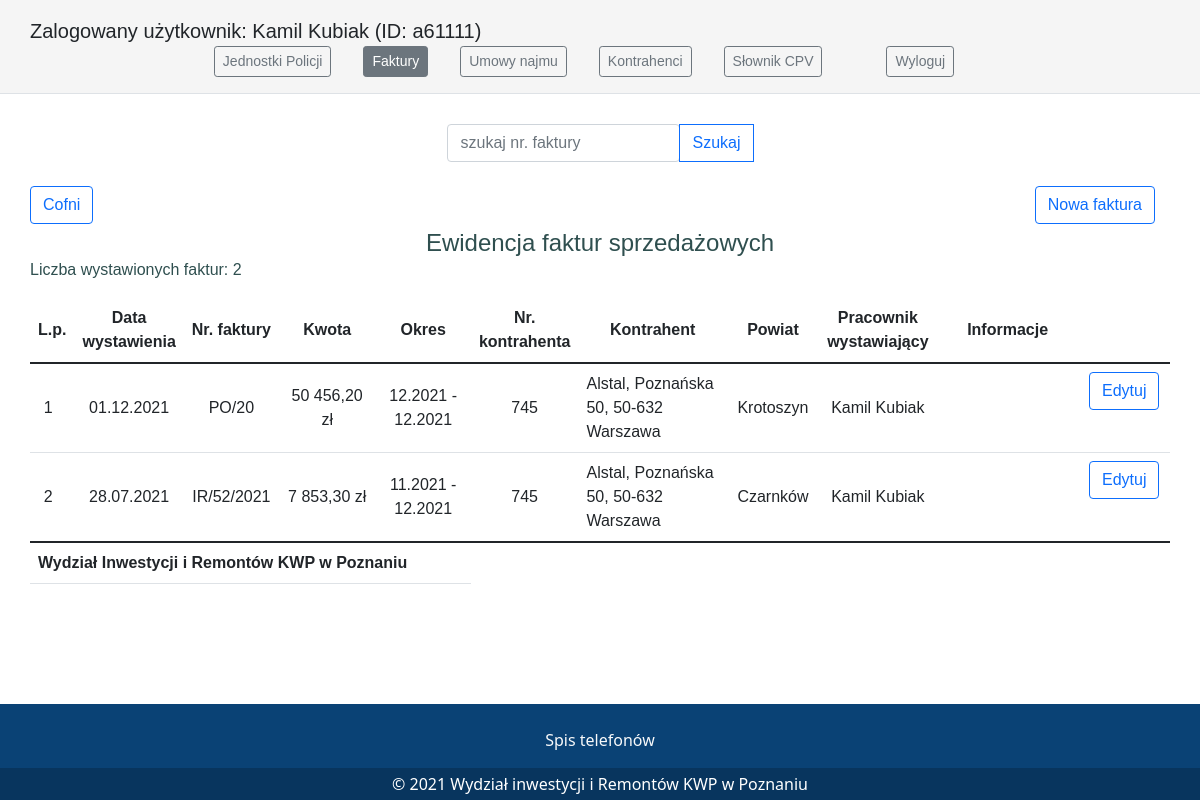
Before: /invoices/invoicesselllist/ (signed in) with the older database file.
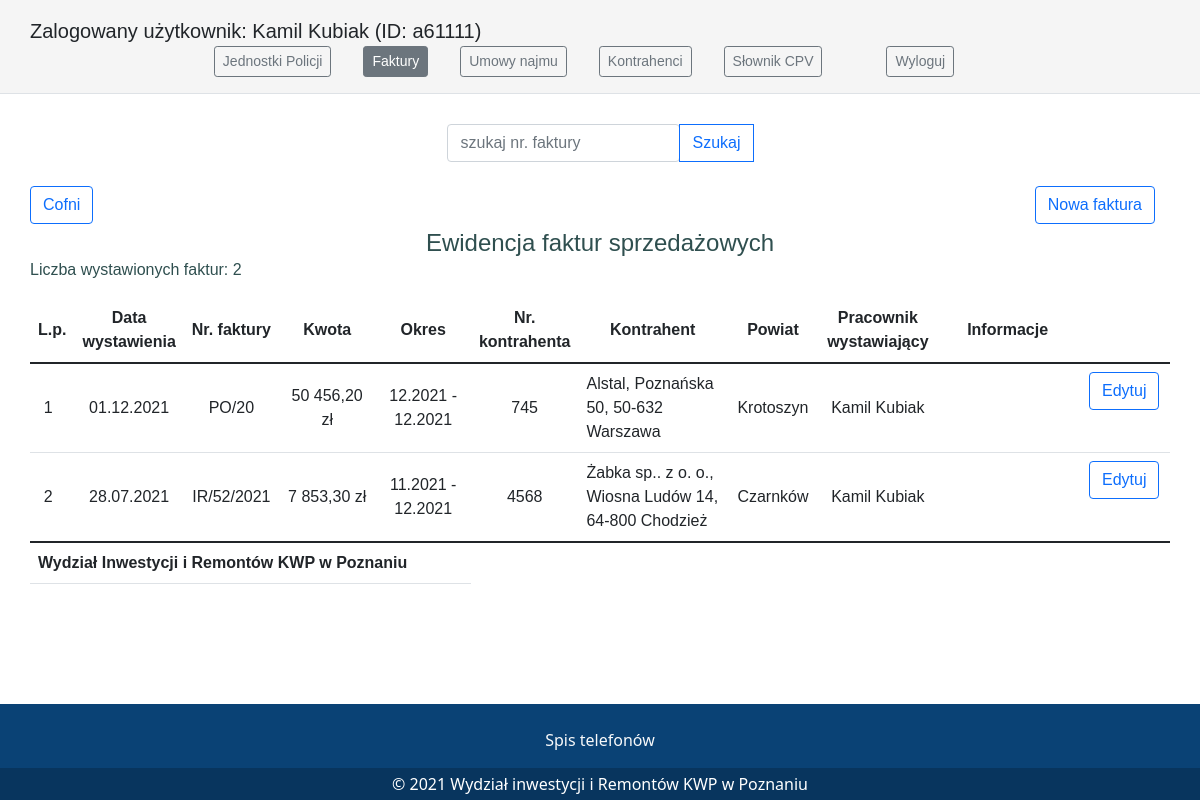
After: the same page with the newer database file.
### invoices/models.py (models this page shows, shortened)
class Invoicesell(models.Model):
    class Meta:
        verbose_name = "Faktura sprzedaży"
        verbose_name_plural = "Faktury - sprzedaż"
    data = models.DateField("Data wystawienia")
    noinvoice = models.CharField("Nr. faktury", max_length=11)
    contractor = models.ForeignKey(Contractor, on_delete=models.CASCADE, verbose_name="Kontrahent",
                                   related_name='invoicesell')
    sum = models.DecimalField("Kwota", max_digits=10, decimal_places=2, null=True, blank=True)
    powiat = models.ForeignKey("units.Powiat", on_delete=models.CASCADE, verbose_name="Powiat",
                               related_name='invoicesell')
    period_from = models.DateField("Okres od")
    period_to = models.DateField("Okres do")
    creator = models.ForeignKey("invoices.Creator", on_delete=models.CASCADE, verbose_name="Osoba wystawiająca",
                                related_name='invoicesell')
    comments = models.TextField("Informacje", blank=True, default="")
    create = models.DateTimeField("Data utworzenia", auto_now_add=True)
    change = models.DateTimeField("Zmiana", auto_now=True)
    autor = models.ForeignKey("auth.User", on_delete=models.CASCADE, related_name='invoicebuy')

class Creator(models.Model):
    class Meta:
        verbose_name = "Pracownik"
        verbose_name_plural = "Wystawcy faktur - sprzedaż"
    creator = models.CharField(max_length=20)
    def __str__(self):
        return f'{self.creator}'

### contractors/models.py (models this page shows)
class Contractor(models.Model):
    class Meta:
        verbose_name = "Kontrahenci"
        verbose_name_plural = "Kontrahenci"
        ordering = ['nazwa']
    nocuntractor = models.CharField("Nr. kontrahenta", max_length=10, null=False, unique=True)
    nazwa = models.CharField("Nazwa", max_length=30, null=True)
    nip = models.CharField("NIP", max_length=10, null=True, blank=True)
    adres = models.CharField("Adres", max_length=30, null=True)
    kod_pocztowy = models.CharField("Kod pocztowy", max_length=6, null=True)
    miasto = models.CharField("Miasto", max_length=20, null=True)
    informacje = models.TextField("Informacje", null=True, blank=True, default="")
    data_utworzenia = models.DateTimeField(auto_now_add=True)
    autor = models.ForeignKey("auth.User", on_delete=models.CASCADE)
    def __str__(self):
        return f'{self.nazwa}, {self.adres}, {self.kod_pocztowy} {self.miasto}'

### units/models.py (models this page shows)
class Powiat(models.Model):
    class Meta:
        verbose_name = "Powiat"
        verbose_name_plural = "Powiaty"
    swop_id = models.CharField(max_length=4)
    powiat = models.CharField(max_length=15, null=False)
    def __str__(self):
        return f'{self.powiat}'

### invoices/views.py (the view)
# urls.py: path("invoicesselllist/", sell_invoiceslist, name="sell_invoices_list"),
@login_required
def sell_invoiceslist(request):
    invoicessell = Invoicesell.objects.all().order_by("-data")
    query = "Wyczyść"
    search = "Szukaj"
    invoicessellsum = len(invoicessell)
    context = {"invoices": invoicessell,
               "invoicessellsum": invoicessellsum,
               "sell": True}
    q = request.GET.get("q")
    if q:
        invoicessell = invoicessell.filter(noinvoice__icontains=q) | invoicessell.filter(
            sum__icontains=q) | invoicessell.filter(data__icontains=q)
        return render(request, "invoices/invoicesselllist.html", {"invoices": invoicessell,
                                                                  "invoicessellsum": invoicessellsum,
                                                                  "sell": True, "query": query})
    else:
        return render(request, "invoices/invoicesselllist.html", {"invoices": invoicessell,
                                                                  "invoicessellsum": invoicessellsum,
                                                                  "sell": True, "search": search})

### invoices/templates/invoices/invoicesselllist.html (shortened to what this page needs)
{% extends 'base.html' %}
{% load humanize %}
{% load static %}
{% block content %}
<section class="w-100 p-4 pb-4 d-flex justify-content-center align-items-center flex-column">
    <div>
        <form method="get">
            <div class="input-group">
                <input name="q" id="q" type="text" class="form-control rounded" placeholder="szukaj nr. faktury"
                       aria-label="Search" aria-describedby="search-addon">
                <button type="submit" class="btn btn-outline-primary">{{query}}{{search}}</button>
            </div>
        </form>
    </div>
</section>
<div class="row">
    <div class="col-md-6 moj-button-left"><a href="{%url 'invoices:menu_invoices'%}"><button type="button" class="btn btn-outline-primary">Cofni</button></a></div>
    <div class="col-md-6 moj-button-right"><a id="button-nowa-umowa" href="{%url 'invoices:new_invoicesell'%}"><button class="btn btn-outline-primary button-choise-contracts">Nowa faktura</button></a></div>
</div>
<div class="kontrahenci-title">
    <h4>Ewidencja faktur sprzedażowych</h4>
    <p>Liczba wystawionych faktur: {{invoicessellsum}}</p>
</div>
<div>
<table class="table table-hover my-table">
    <thead>
    <tr class="my-table-tr text-center">
        <th align="center" valign="middle" width="40" scope="col">L.p.</th>
        <th align="center" valign="middle" width="80" scope="col">Data wystawienia</th>
        <th align="center" valign="middle" width="100" scope="col">Nr. faktury</th>
        <th align="center" valign="middle" width="150" scope="col">Kwota</th>
        <th align="center" valign="middle" width="220" scope="col" >Okres</th>
        <th align="center" valign="middle" width="80" scope="col">Nr. kontrahenta</th>
        <th align="center" valign="middle" width="420" scope="col">Kontrahent</th>
        <th align="center" valign="middle" width="120" scope="col">Powiat</th>
        <th align="center" valign="middle" width="120" scope="col">Pracownik wystawiający</th>
        <th align="center" valign="middle" width="400" scope="col">Informacje</th>
    </tr>
    </thead>
    <tbody>
    {% for invoice in invoices %}
    <tr class="my-table-tr">
        <td align="center" valign="middle"scope="row"></td>
        <td align="center" valign="middle"><span>{{invoice.data|date:"d.m.Y"}}</span></td>
        <td align="center" valign="middle"><span>{{invoice.noinvoice|default_if_none:''}}</span></td>
        <td align="center" valign="middle"><span>{{invoice.sum|intcomma}} zł</span></td>
        <td align="center" valign="middle"><span>{{invoice.period_from|date:"m.Y"}} - {{invoice.period_to|date:"m.Y"}}</span></td>
        <td align="center" valign="middle"><span>{{invoice.contractor.nocuntractor}}</span></td>
        <td valign="middle"><span>{{invoice.contractor}}</span></td>
        <td align="center" valign="middle">{{invoice.powiat}}</td>
        <td align="center" valign="middle"><span>{{invoice.creator}}</span></td>
        <td align="center" valign="middle"></td>
        <td width="120" class="text-center">
            <a href="{%url 'invoices:edit_invoicesell' invoice.id %}"><button type="submit" class="btn btn-outline-primary">Edytuj</button></a>
        </td>
    </tr>
    {%endfor%}
    </tbody>
    <tfoot>
    <tr>
        <th colspan="5">Wydział Inwestycji i Remontów KWP w Poznaniu</th>
    </tr>
    </tfoot>
</table>
    </div>
{%endblock%}

Changed rows visible on the page:
changed Invoicesell "Czarnków": contractor.nocuntractor "745" → "4568"; contractor "Alstal, Poznańska 50, 50-632 Warszawa" → "Żabka sp.. z o. o., Wiosna Ludów 14, 64-800 Chodzież"
